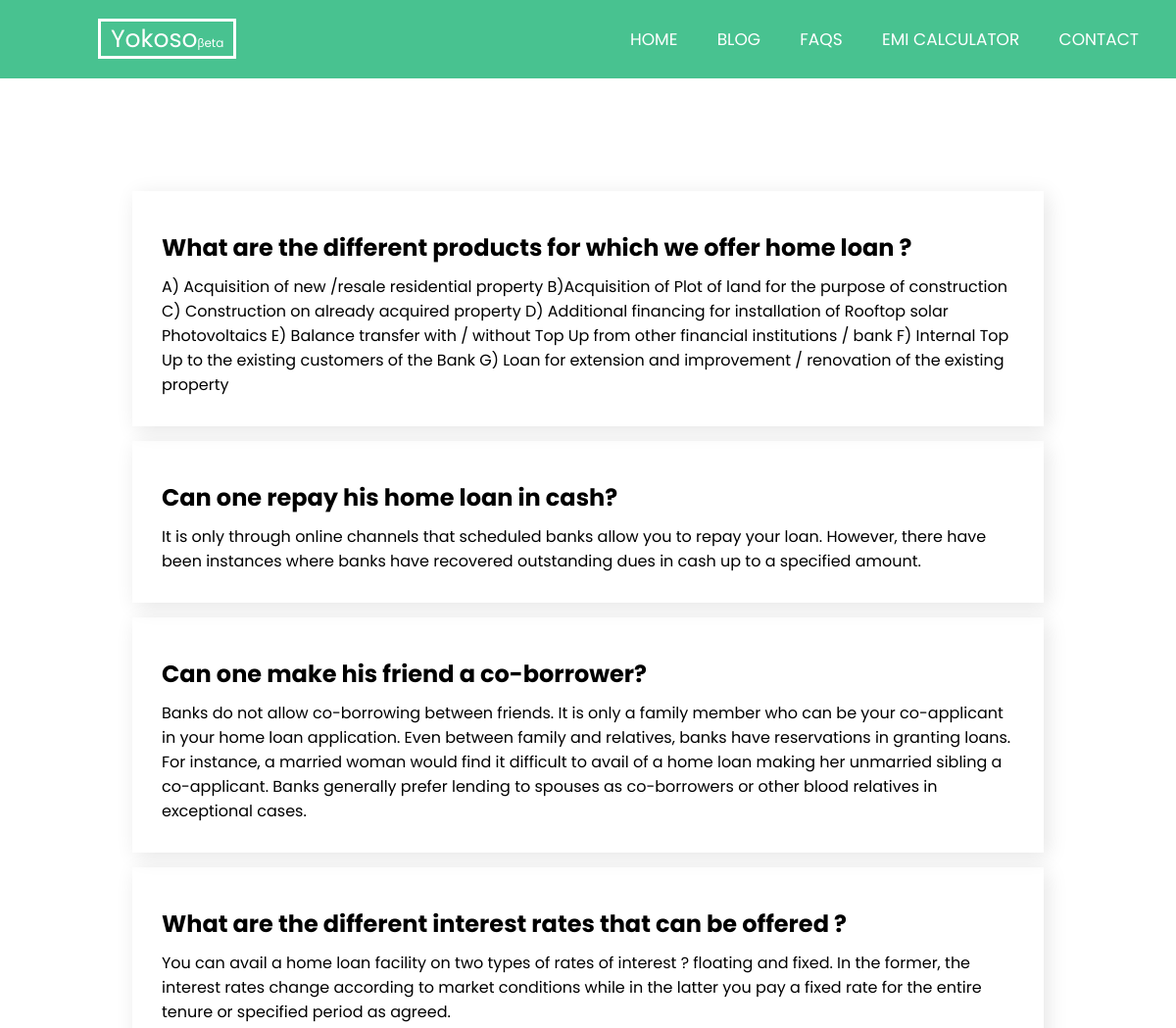
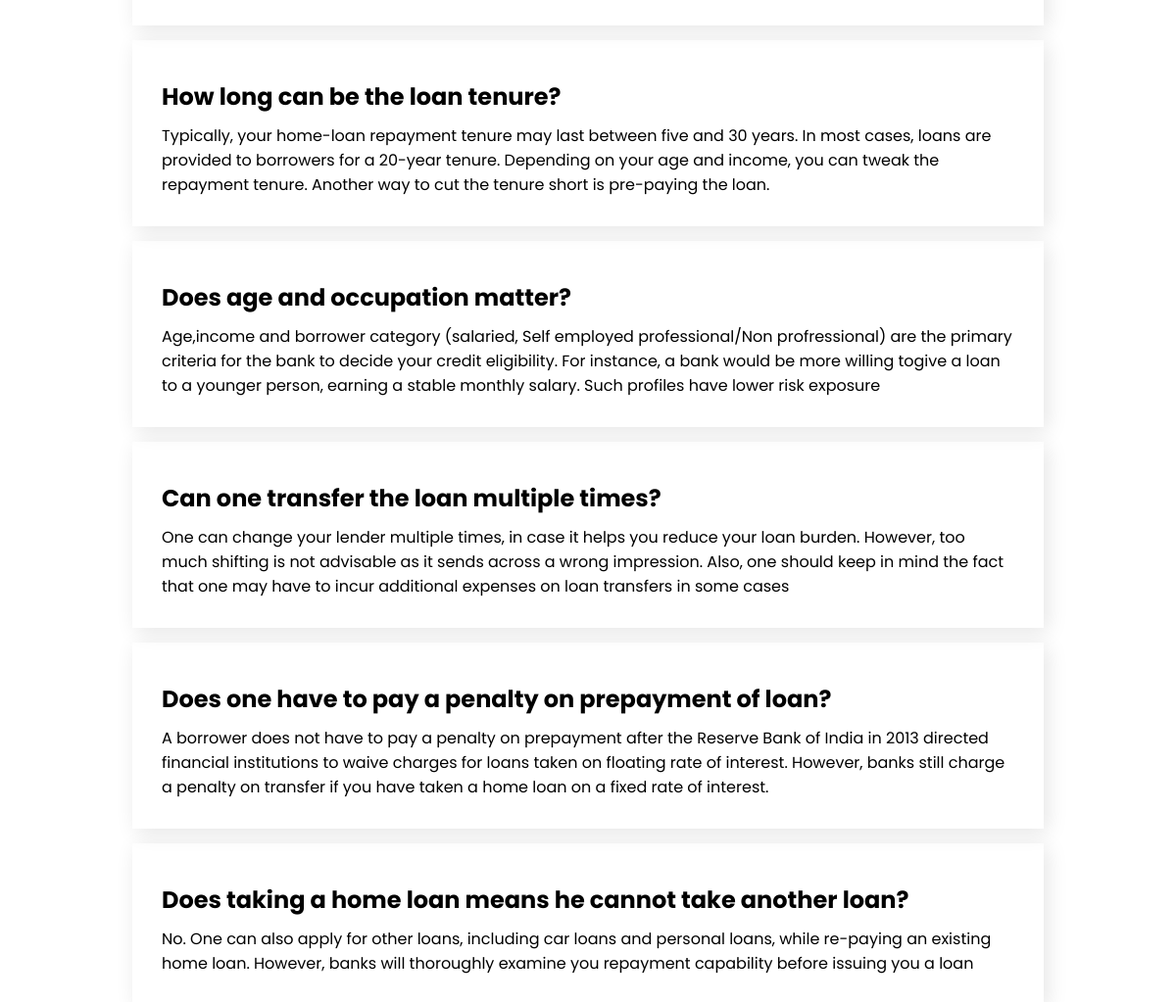
Page /FAQs/home-loan on the committed database (2 pictures, top to bottom).
### Subapp01/models.py (models this page shows)
class FAQText(models.Model):
    title = models.CharField(max_length=100)
    description = models.TextField()
    category = models.ForeignKey(FAQCategory, on_delete = models.CASCADE, null = True)
    def __str__(self):
        return self.title

### Subapp01/views.py (the view)
# urls.py: path('FAQs/<slug>', FAQs , name = 'FAQs'),
def FAQs(request, slug):
    print(slug)
    category = FAQCategory.objects.get(slug=slug)
    print(category.id)
    datas = FAQText.objects.filter(category=category.id)
    print(datas)
    return render(request, 'app/faq.html', {'datas': datas})

### templates/app/faq.html (shortened to what this page needs)
{% extends "base.html" %} {% load static %}  {% block css %}
<link rel="stylesheet" href="{% static 'css/faq.css' %}" />
{% endblock %} {% block body %}
<div class="wrap">
  <div class="wrap__child">
    {% for i in datas %}
    <div class="wrap__text">
    <h2>{{i.title}}</h2>
    <p>{{i.description}}</p>
    </div>
    {% endfor %}
  </div>
</div>
{% endblock %}

### static/css/index.css (style rules this page uses)
* { margin: 0; padding: 0; box-sizing: border-box; text-decoration: none; font-family: "Poppins", sans-serif; }
html { scroll-behavior: smooth; }

### static/css/faq.css (style rules this page uses)
.wrap { width:80%; height:auto; margin: 0px auto; padding-top: 100px; }
.wrap__text { box-shadow: 4px 4px 20px rgba(0,0,0,0.1); padding: 30px 30px; margin: 15px; }
.wrap__text h2 { margin: 10px 0px; }

### rows in the picture
FAQText: title "What are the different products for which we offer home loan ?", description "A) Acquisition of new /resale residential property B)Acquisition of Plot of land for the purpose of construction C) Construction on already acquired property D) Additional financing for installation of Rooftop solar Photovoltaics E) Balance transfer with / without Top Up from other financial institutions / bank F) Internal Top Up to the existing customers of the Bank G) Loan for extension and improvement / renovation of the existing property"
FAQText: title "Can one repay his home loan in cash?", description "It is only through online channels that scheduled banks allow you to repay your loan. However, there have been instances where banks have recovered outstanding dues in cash up to a specified amount."
FAQText: title "Can one make his friend a co-borrower?", description "Banks do not allow co-borrowing between friends. It is only a family member who can be your co-applicant in your home loan application. Even between family and relatives, banks have reservations in granting loans. For instance, a married woman would find it difficult to avail of a home loan making her unmarried sibling a co-applicant. Banks generally prefer lending to spouses as co-borrowers or other blood relatives in exceptional cases."
FAQText: title "What are the different interest rates that can be offered ?", description "You can avail a home loan facility on two types of rates of interest ? floating and fixed. In the former, the interest rates change according to market conditions while in the latter you pay a fixed rate for the entire tenure or specified period as agreed."
FAQText: title "How long can be the loan tenure?", description "Typically, your home-loan repayment tenure may last between five and 30 years. In most cases, loans are provided to borrowers for a 20-year tenure. Depending on your age and income, you can tweak the repayment tenure. Another way to cut the tenure short is pre-paying the loan."
FAQText: title "Does age and occupation matter?", description "Age,income and borrower category (salaried, Self employed professional/Non profressional) are the primary criteria for the bank to decide your credit eligibility. For instance, a bank would be more willing togive a loan to a younger person, earning a stable monthly salary. Such profiles have lower risk exposure"
FAQText: title "Can one transfer the loan multiple times?", description "One can change your lender multiple times, in case it helps you reduce your loan burden. However, too much shifting is not advisable as it sends across a wrong impression. Also, one should keep in mind the fact that one may have to incur additional expenses on loan transfers in some cases"
FAQText: title "Does one have to pay a penalty on prepayment of loan?", description "A borrower does not have to pay a penalty on prepayment after the Reserve Bank of India in 2013 directed financial institutions to waive charges for loans taken on floating rate of interest. However, banks still charge a penalty on transfer if you have taken a home loan on a fixed rate of interest."
FAQText: title "Does taking a home loan means he cannot take another loan?", description "No. One can also apply for other loans, including car loans and personal loans, while re-paying an existing home loan. However, banks will thoroughly examine you repayment capability before issuing you a loan"
